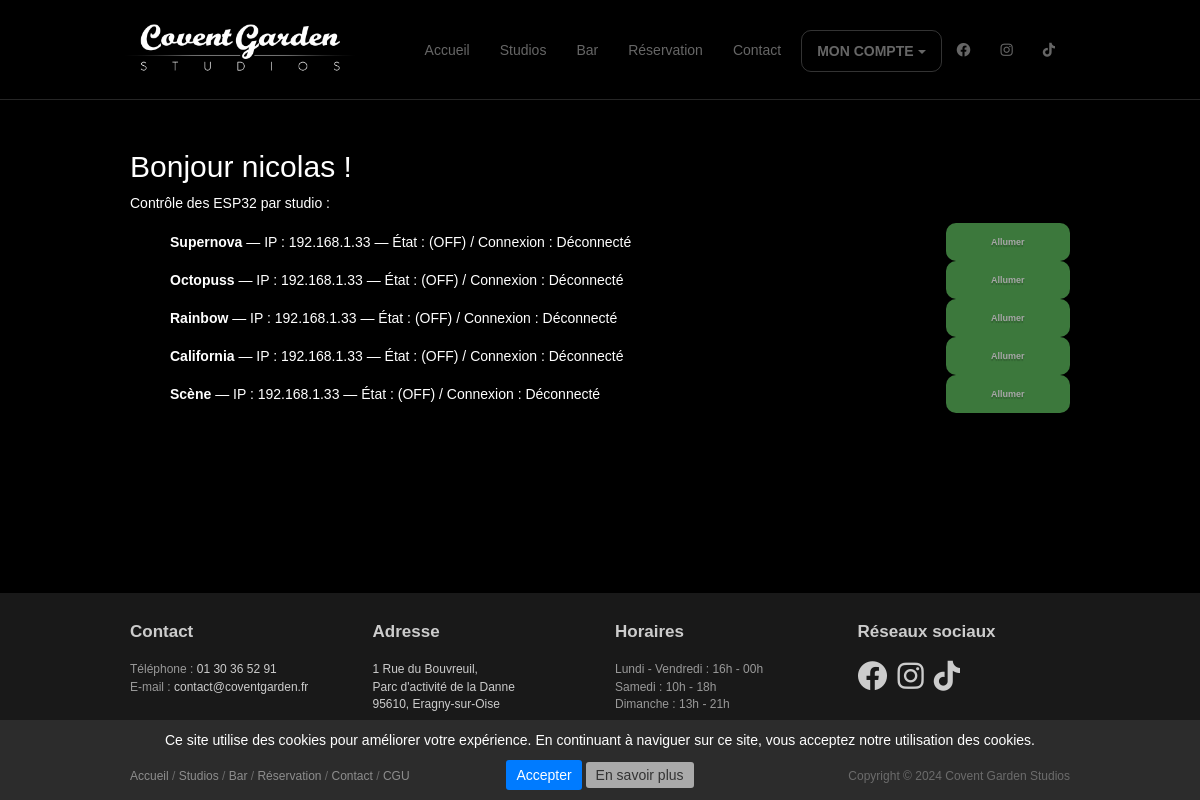
Page /profil/ (signed in) on the earlier database version.
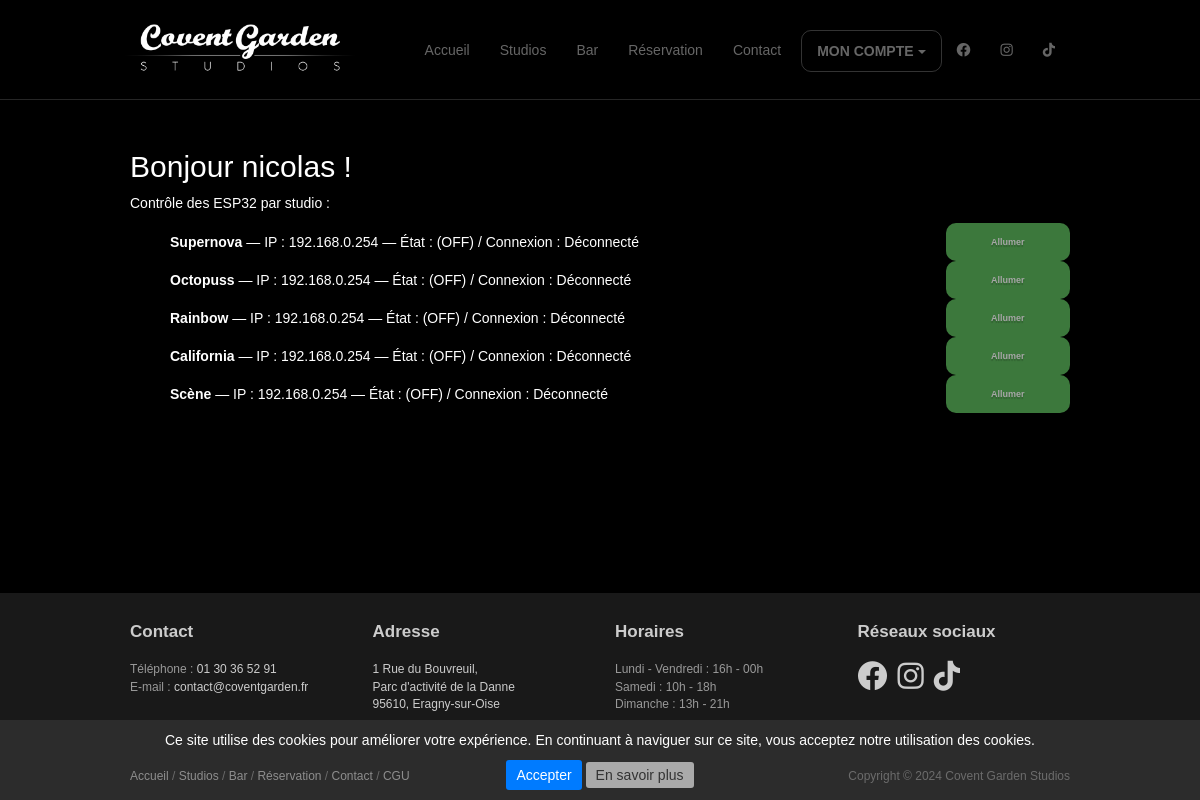
Same page on the later database version.
### website/models.py (models this page shows, shortened)
class StudioESP(models.Model):
    name = models.CharField(max_length=100, unique=True)
    esp_ip = models.GenericIPAddressField()
    state = models.BooleanField(default=False)  # ON = True, OFF = False
    last_seen = models.DateTimeField(null=True, blank=True)
    def is_connected(self):
        if not self.last_seen:
            return False
        return timezone.now() - self.last_seen < timedelta(seconds=30)
    @property
    def connected(self):
        return self.is_connected()

### website/views.py (the view)
# urls.py: path("profil/", views.profil_view, name="profil"),
@login_required
def profil_view(request):
    cutoff = now() - timedelta(seconds=15)
    StudioESP.objects.filter(last_seen__lt=cutoff).update(last_seen=None)
    esps = StudioESP.objects.all()
    return render(request, 'website/profil.html', {'esps': esps})

### website/templates/website/profil.html (shortened to what this page needs)
{% extends "website/base.html" %}
{% load static %}
{% block content %}
<div class="container mt-5" style="padding-top: 120px;">
  <h2>Bonjour {{ user.username }} !</h2>
  {% if user.is_superuser %}
      <p>Contrôle des ESP32 par studio :</p>
      <ul>
        {% for esp in esps %}
          <li class="esp-row mb-3">
            <div class="esp-info">
                <strong>{{ esp.name }}</strong> — IP : {{ esp.esp_ip }} —
                État : <span id="state-{{ esp.id }}">({{ esp.state|yesno:"ON,OFF" }})</span> /
                Connexion : <span id="conn-{{ esp.id }}">
                            {{ esp.connected|yesno:"Connecté,Déconnecté" }}</span>
            </div>
            <button id="btn-{{ esp.id }}"
                    class="btn btn-sm {{ esp.state|yesno:'btn-danger,btn-success' }}"
                    {% if not esp.connected %}disabled{% endif %}>
                <span class="label" id="lbl-{{ esp.id }}">
                    {{ esp.state|yesno:"Éteindre,Allumer" }}
                </span>
            </button>
        </li>
        {% endfor %}
      </ul>
  {% else %}
      <p>Vous n'avez pas les droits pour accéder à ce panneau.</p>
  {% endif %}
</div>
{% endblock %}

Differences in the rows shown:
changed StudioESP "Supernova": esp_ip "192.168.1.33" → "192.168.0.254"
changed StudioESP "Octopuss": esp_ip "192.168.1.33" → "192.168.0.254"
changed StudioESP "Rainbow": esp_ip "192.168.1.33" → "192.168.0.254"
changed StudioESP "California": esp_ip "192.168.1.33" → "192.168.0.254"
changed StudioESP "Scène": esp_ip "192.168.1.33" → "192.168.0.254"
